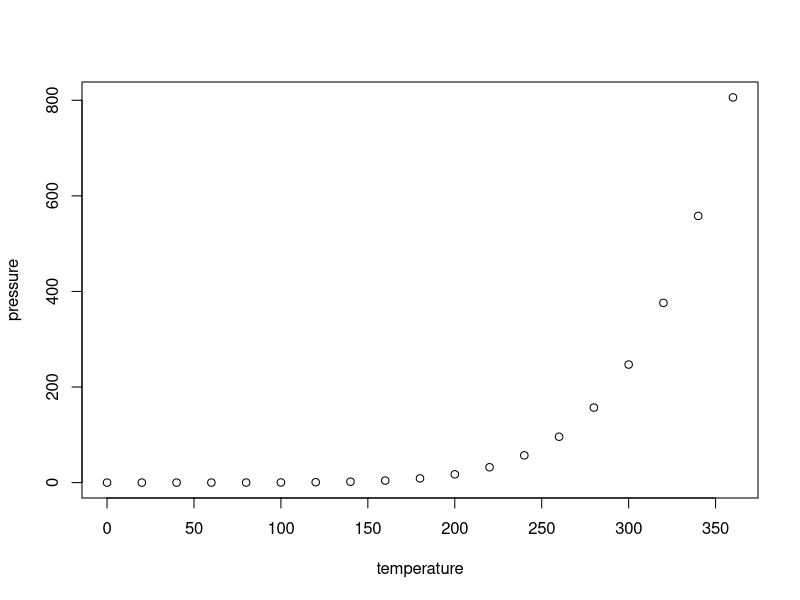
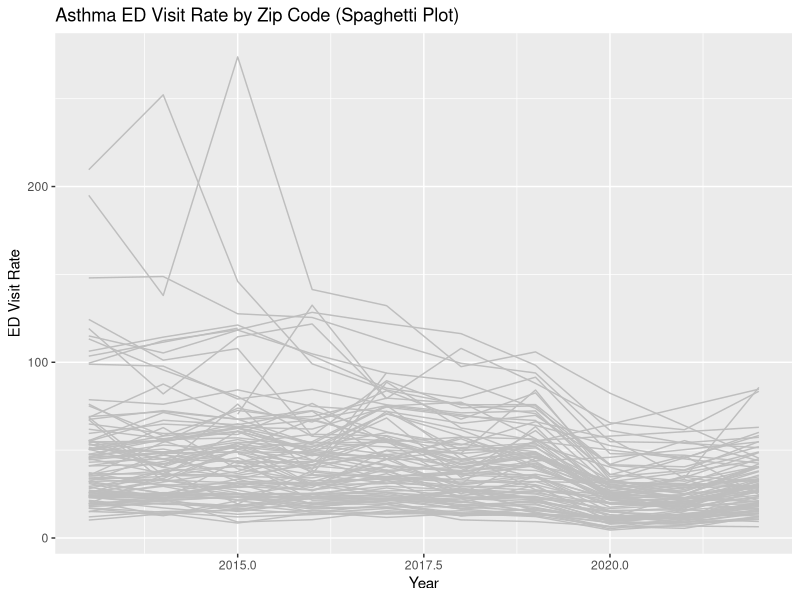

The R script that drew these images, in order: (Note: this script raises an error after producing the figures.)
## ---- chunk 1
knitr::opts_chunk$set(echo = TRUE)
## ---- chunk 2
summary(cars)
## ---- chunk 3
plot(pressure)
## ---- chunk 4
getwd()
EV_data <- read.csv("./Data/data_ZEV_asthmaED_2013_2022.csv")
## ---- chunk 5
#Getting number of EVs per 1000 people
EV_data$nZEV1000pop <- EV_data$nZEV/EV_data$pop *1000
#RoA = Rate of Asthma
log_AgeAdj_RoA_ED_Visit_Rate <- log(EV_data$Age_Adjusted_Rate_of_Asthma_ED_Visit_Rate)
#Getting LN to help create better plots 
## ---- chunk 6
#Summary Stats by all years
summary_stats_allyrs <- c(
summary(EV_data$Age_Adjusted_Rate_of_Asthma_ED_Visit_Rate),
SD=sd(EV_data$Age_Adjusted_Rate_of_Asthma_ED_Visit_Rate))
#mean(41.90) --> #there are about 41.90 visits to ED per 10,000ppl
#Sd(28.98) --> there is huge variance between zip codes and ppl in ED 
## ---- chunk 7
#Summary Stats by each years
cat("Summary Statistics of Asthma ED Visit Rates by Year:\n")
print(tapply(EV_data$Age_Adjusted_Rate_of_Asthma_ED_Visit_Rate, EV_data$yr, summary, na.rm = TRUE))

cat("\nStandard Deviation by Year:\n")
print(tapply(EV_data$Age_Adjusted_Rate_of_Asthma_ED_Visit_Rate , EV_data$yr , sd, na.rm = TRUE))

## ---- chunk 8
tapply(EV_data$nZEV, EV_data$yr, summary, na.rm = TRUE) 
tapply(EV_data$nZEV, EV_data$yr, sd,      na.rm = TRUE)

## ---- chunk 9
tapply(EV_data$nZEV1000pop , EV_data$yr, summary, na.rm = TRUE) 
tapply(EV_data$nZEV1000pop , EV_data$yr, sd,      na.rm = TRUE)
## ---- chunk 10
tapply(EV_data$pop , EV_data$yr, summary, na.rm = TRUE) 
tapply(EV_data$pop , EV_data$yr, sd,      na.rm = TRUE)
## ---- chunk 11
tapply(EV_data$percPoverty , EV_data$yr, summary, na.rm = TRUE) 
tapply(EV_data$percPoverty , EV_data$yr, sd,      na.rm = TRUE)
## ---- chunk 12
tapply(EV_data$HHincomeMedian , EV_data$yr, summary, na.rm = TRUE) 
tapply(EV_data$HHincomeMedian , EV_data$yr, sd,      na.rm = TRUE)
## ---- chunk 13
tapply(EV_data$HHincomeMean , EV_data$yr, summary, na.rm = TRUE) 
tapply(EV_data$HHincomeMean , EV_data$yr, sd,      na.rm = TRUE)
## ---- chunk 14
tapply(EV_data$EDUCpercHSplus , EV_data$yr, summary, na.rm = TRUE) 
tapply(EV_data$EDUCpercHSplus , EV_data$yr, sd,      na.rm = TRUE)
## ---- chunk 15
tapply(EV_data$EDUCpercBAplus , EV_data$yr, summary, na.rm = TRUE) 
tapply(EV_data$EDUCpercBAplus , EV_data$yr, sd,      na.rm = TRUE)
## ---- chunk 16

#New dataset with just the variables of interest for Corr. Matrix

library(corrplot)

corr_EV_data_vars <- EV_data[, c(
  "nZEV",                      # number of electric vehicles
  "nZEV1000pop",              # EVs per 1000 people (you created this)
  "pop",                      # population
  "Age_Adjusted_Rate_of_Asthma_ED_Visit_Rate",  # asthma outcome
  "percPoverty",              # poverty %
  "HHincomeMedian",           # median income
  "HHincomeMean",             # mean income
  "EDUCpercHSplus",           # % with high school education or higher
  "EDUCpercBAplus"            # % with bachelor’s degree or higher
)]

corr_EV_data_matrix <- cor(corr_EV_data_vars, use = "complete.obs")
print(corr_EV_data_matrix)


## ---- chunk 17

library(ggplot2)

zip = unique(EV_data$zip)
set.seed(100)
zip100 = sample(zip, 100)
EV_data_100 = EV_data[EV_data$zip %in% zip100,  ] 

#spaghetti plot
ggplot(EV_data_100, aes(x = yr, y = Age_Adjusted_Rate_of_Asthma_ED_Visit_Rate, group = zip)) +
  geom_line(color = "gray") +
  labs(
    title = "Asthma ED Visit Rate by Zip Code (Spaghetti Plot)",
    x = "Year",
    y = "ED Visit Rate"
  )


## ---- chunk 18
#spaghetti plot
ggplot(EV_data, aes(x = yr, y = , group = zip)) +
  geom_line(color = "gray") +
  labs(
    title = "Asthma ED Visit Rate by Zip Code (Spaghetti Plot)",
    x = "Year",
    y = "ED Visit Rate"
  )
